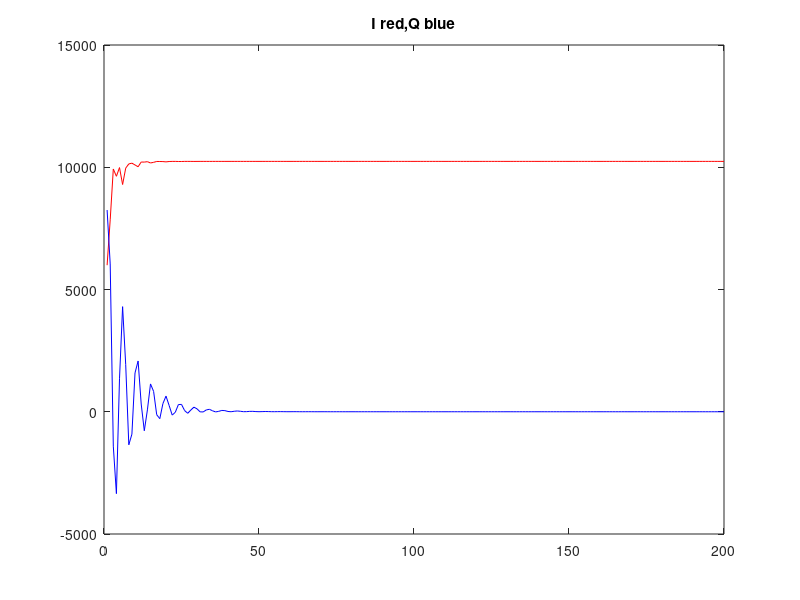
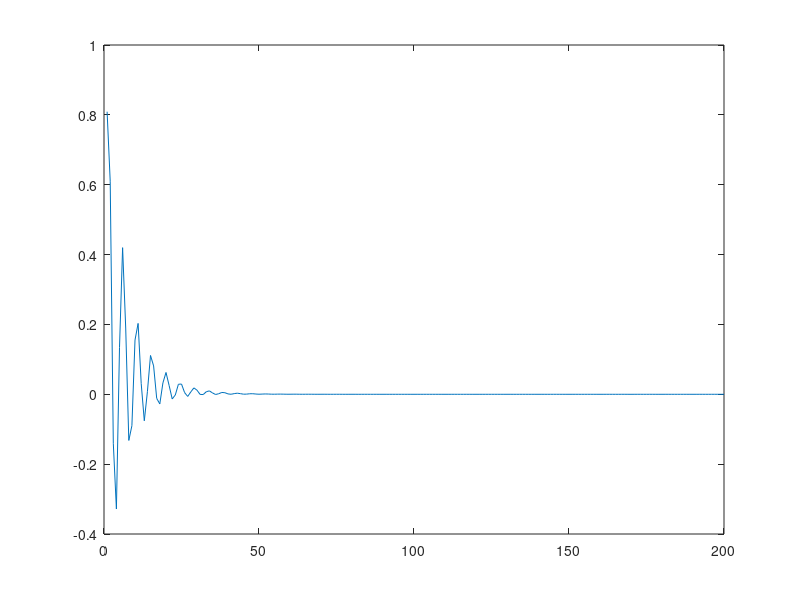

MATLAB code to generate these figures, in order:
clc;clear;close all;

f1 = 1500;
f2 = 1490;
fs = 2.048e6;
phi = pi/4;

time_ms = 1000;

n = time_ms*1e-3*fs;
t = 1:1:n;
SNR = 30;% unit db
noise_power = 10^-(SNR/10);
n_I = 0.707*noise_power*randn(1,n);
n_Q = 0.707*noise_power*randn(1,n);
ifdata = exp(j*(2*pi*f1/fs*t+phi))+complex(n_I,n_Q);phd_old = 0;
BB_data = zeros(1,time_ms);
BN = 16;
c1 = (BN/0.53)^2;
c2 = 1.414*BN/0.53;
local_phase = 0;

integrate_time = 5; %unit ms
buffer_I = zeros(1,time_ms/integrate_time);
buffer_Q = zeros(1,time_ms/integrate_time);
for m =1:1:time_ms/integrate_time
    for x =1:1:1e-3*fs*integrate_time
        local_phase = local_phase + 2*pi*f2/fs;
        BB_data(m) = BB_data(m) + ifdata((m-1)*integrate_time*fs*1e-3 + x) * exp(-j*local_phase);
    end    
    buffer_I =  [buffer_I(2:end) real(BB_data(m))];
    buffer_Q =  [buffer_Q(2:end) imag(BB_data(m))];
%     phd(m) = angle(BB_data(m));  
    if real(BB_data(m)) > 0
        phd(m) = imag(BB_data(m))/sqrt(real(BB_data(m))^2+imag(BB_data(m))^2);
    else
        phd(m) = -imag(BB_data(m))/sqrt(real(BB_data(m))^2+imag(BB_data(m))^2);
    end
    freq_change = phd(m)*integrate_time*1e-3*c1 + (phd(m) - phd_old)*c2;%
    f2 = f2 + freq_change;
    phd_old = phd(m);
    figure(1);
    plot(buffer_I,'r');
    hold on;
    plot(buffer_Q,'b');
    hold off;
    title('I red,Q blue');
    figure(2);
    plot(phd);
    pause(0.0001);
end
